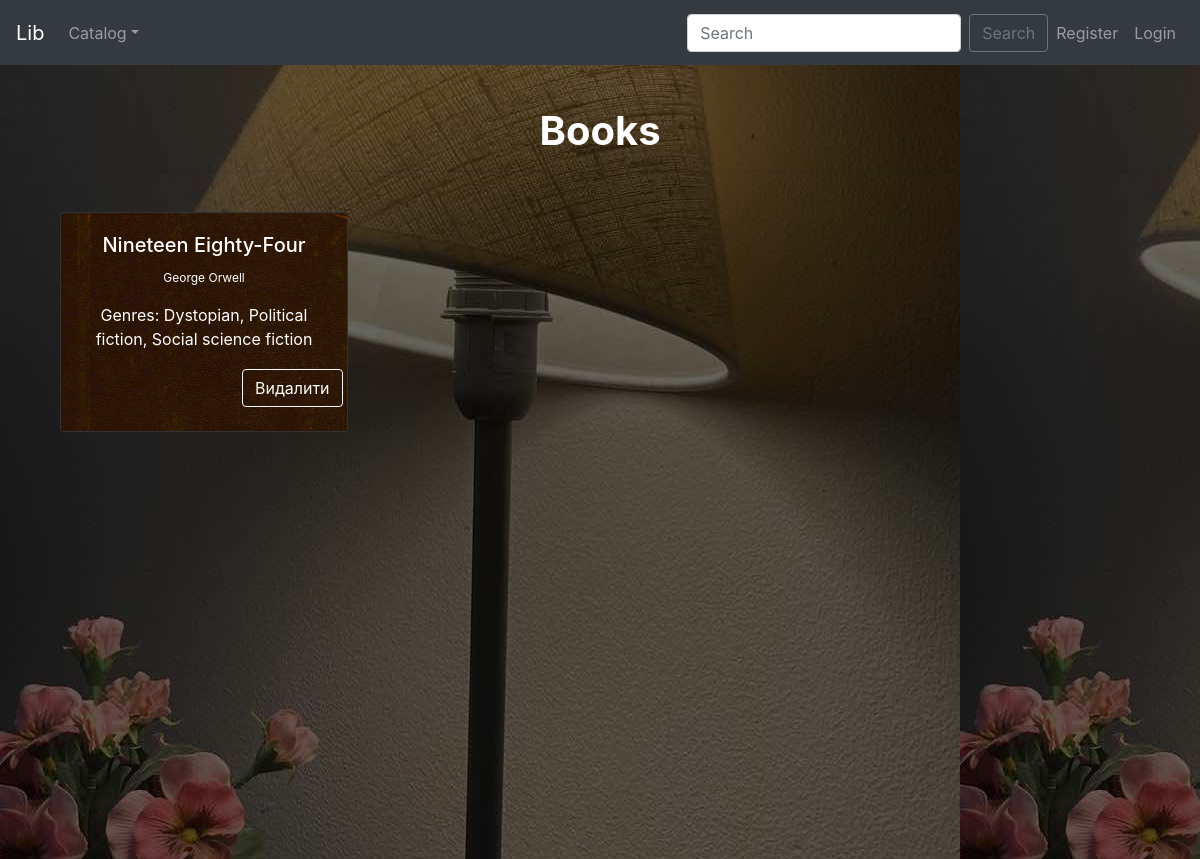
Screenshot of /lab1p/profile/collection/5/edit/ with the database file from the repository.
### lab1p/models.py (models this page shows, shortened)
class Book(models.Model):
    title = models.CharField(max_length=50, blank=False)
    author = models.ForeignKey(Author, on_delete=models.CASCADE, related_name='auth_books')
    isbn = models.CharField('ISBN', max_length=13, unique=True, validators=[validate_isbn])
    genre = models.ManyToManyField(Genre, related_name='books', blank=True)
    Information = models.TextField(blank=True, max_length=1000, default='No info')
    collections = models.ManyToManyField(Collection, blank=True, related_name='books_for_collection')
    class Meta:
        unique_together = ("title", "author")

class Author(models.Model):
    Name = models.CharField(max_length=30, blank=False)
    Surname = models.CharField(max_length=30, blank=False)
    Bio = models.CharField(max_length=200, default='No bio', blank=True)
    def __str__(self):
        return f'{self.Name} {self.Surname}'
    class Meta:
        unique_together = ("Name", "Surname")
        ordering = ['Name', 'Surname']

class Genre(models.Model):
    Name = models.CharField(max_length=30, unique=True)
    def __str__(self):
        return self.Name
    ''' ---- COMMENTED DISPLAY - if works - delete
    def display_genre(self):
        return ', '.join(genre.name for genre in self.genre.all()[:3])
    '''

### lab1p/views.py (the view)
# urls.py: path('profile/collection/<int:pk>/edit/', views.edit_collection, name='edit-collection'),
def edit_collection(request, pk):
    collection = Collection.objects.get(pk=pk)
    books_obj = Book.objects.filter(collections=collection)
    context = {
        'collection': collection,
        'books_obj': books_obj,
    }
    return render(request, 'templates/edit_collection.html', context=context)

### templatetags/languages_helpers.py (called while the page is built)
@register.filter
def get_language_info_list_ex(request):
    data = []
    def get_language_info(language):
        if len(language[0]) > 1:
            return translation.get_language_info(language[0])
        else:
            return translation.get_language_info(str(language))
    flag_map = {
        'en': 'gb',
        'uk': 'ua',
    }
    current_language = translation.get_language()
    for language in settings.LANGUAGES:
        info = get_language_info(language)
        code = info['code']
        info['is_current'] = (code == current_language)
        info['flag'] = flag.flag(flag_map.get(code, code))
        data.append(info)
    return data

### templates/templates/edit_collection.html (shortened to what this page needs)
{% extends "templates/navbar.html" %}
{% load i18n %}
{% load static %}
{% block head %}
    <link rel="stylesheet" href="{% static 'css/style.css' %}">
{% endblock %}
{% block body %}
    <div id="intro_profile" class="bg-image shadow-2-strong" style="padding-top: 2.42%">
        <div class="mask" style="background-color: rgba(0, 0, 0, 0.6);">
            <div class="container align-items-center justify-content-center text-center h-100">
              <div class="text-white">
              <br><br>
                  <div class="container">
                    <h1 class="font-weight-bold">{% trans "Books" %}</h1>
                    <hr>
                    <br>
                    <div class="row">
                         {% for book in books_obj %}
                                <div class="col-sm-12 col-md-6 col-lg-4 pb-4" style="padding-right: 50px">
                                    <div class="card text-white bg-dark mb-3" style="max-width: 18rem">
                                    <img class="card-img-top" src="{% static 'images/cover_6_2.jpg' %}" alt="Card image cap">
                                    <div class="card-img-overlay">
                                        <a href="{% url 'book-detail' book.pk %}" style="color: white"><h5 class="card-title">{{ book.title }}</h5></a>
                                        <p class="card-text text-muted" style="font-size:12px"><a href="{% url 'author_detail' book.author.pk %}" style="color: white">{{ book.author }}</a></p>
                                        <p class="card-text" style="height: 50px">{% trans "Genres" %}: {{ book.genre.filter.all|slice:":3"|join:", " }}
                                        {% if book.genre.all.count > 3  %}... {% endif %}</p>
                                        <div class="row">
                                                <div class="col-3 text-center">
                                                </div>
                                                <div class="col-4 text-center">
                                                </div>
                                                <div class="col-5 text-center">
                                                    <form method="post">
                                                        <a href="{% url 'delete-book' collection.pk book.pk %}" class="btn btn-outline-light">{% trans "Delete" %}</a>
                                                    </form>
                                                </div>
                                            </div>
                                        </div>
                                    </div>
                                </div>
                            {% endfor %}
                    </div>
                </div>
              </div>
            </div>
        </div>
    </div>
{% endblock %}

### static/css/style.css (style rules this page uses)
#intro_profile { background-image: url("/static/images/profile_bg.jpg"); object-fit: cover; min-height: 100%; }
@media (min-width: 992px) { #intro_profile { margin-top: -58.59px; } }

### rows the page displays
Book: title "Nineteen Eighty-Four", author "George Orwell", genre.filter.all "Dystopian, Political fiction, Social science fiction"
